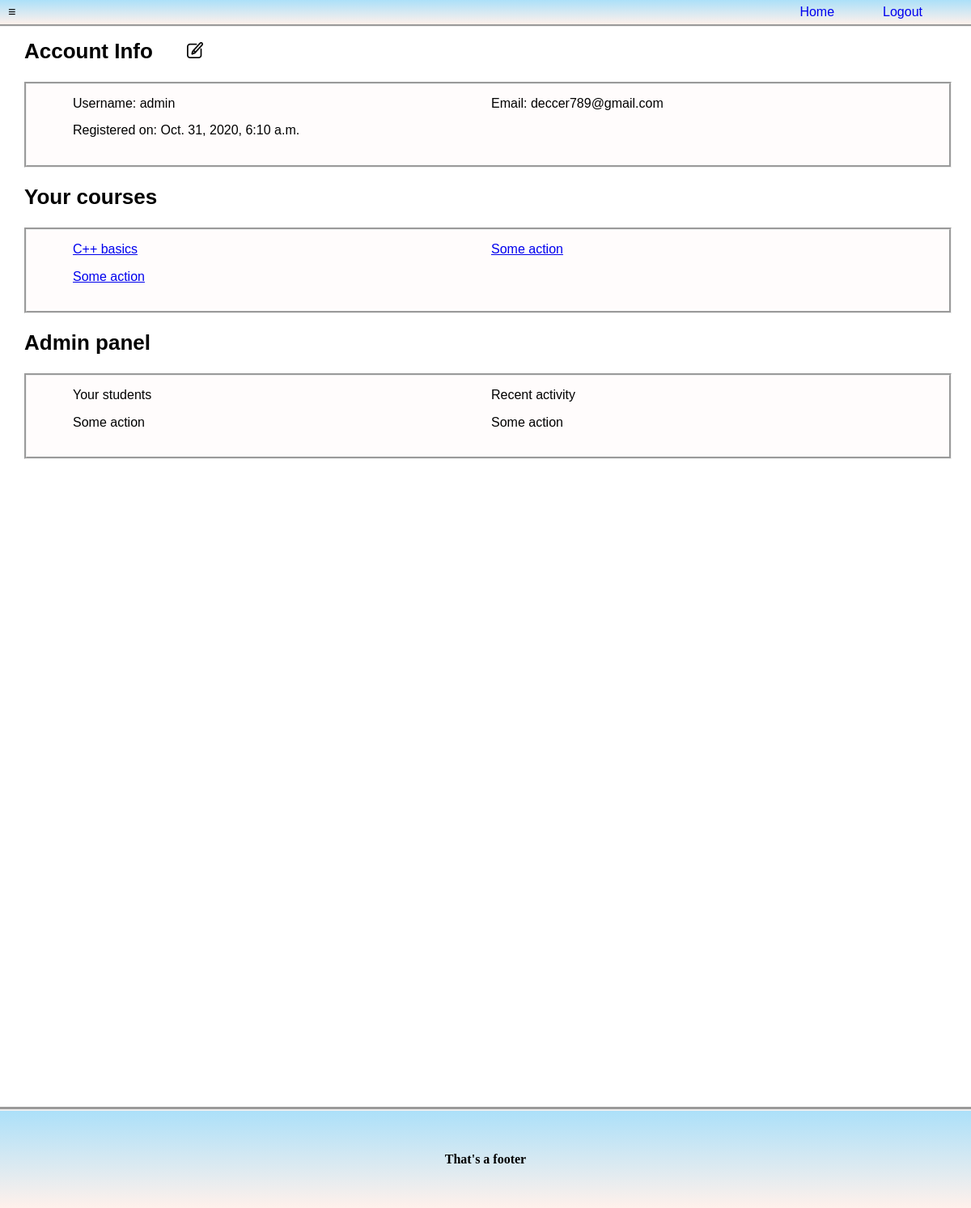
The app's page /account/ (signed in) with its own data.
### account/models.py (models this page shows, shortened)
class Account(AbstractBaseUser):
    date_joined = models.DateTimeField(verbose_name="date joined", auto_now_add=True)
    last_login = models.DateTimeField(verbose_name="last login", auto_now=True)
    is_admin = models.BooleanField(default=False)
    is_active = models.BooleanField(default=True)
    is_staff = models.BooleanField(default=False)
    is_superuser = models.BooleanField(default=False)
    is_teacher = models.BooleanField(default=False)
    email = models.EmailField(verbose_name="email", max_length=60, unique=True)
    username = models.CharField(max_length=30, unique=True)
    name = models.CharField(verbose_name="Имя", max_length=40)
    surname = models.CharField(verbose_name="Фамилия", max_length=40)
    third_name = models.CharField(verbose_name="Отчество", max_length=40)
    birthday = models.DateField(verbose_name="Дата рождения", )
    school = models.CharField(verbose_name="Образовательная организация", max_length=250)
    USERNAME_FIELD = 'username'
    REQUIRED_FIELDS = ['email', 'name', 'surname', 'third_name', 'school', 'birthday']
    object = MyAccountManager()
    class Types(models.TextChoices):
        STUDENT = "STUDENT", "Student"
        TEACHER = "TEACHER", "Teacher"
    type = models.CharField(_('Type'), max_length=50, choices=Types.choices, default=Types.STUDENT)

### account/views.py (the view)
# urls.py: path('account/', pers_acc_view, name='account'),
def pers_acc_view(request):
    return render(request, 'account/account_manager.html', {})

### account/templates/account/account_manager.html (shortened to what this page needs)
<!DOCTYPE html>
<html lang="en">
{% load static %}
<head>
    <link rel="stylesheet" href="{% static "account/stylesheets/account_styles.css" %}">
</head>
<body>
<header class="header">
    <span class="header-element sidemenu-button" onclick="openNav()">≡</span>
    <a href="{% url 'home' %}" class="header-element first-header-element">Home</a>
    <a href="{% url 'logout' %}" class="header-element">Logout</a>
</header>
<h2 class="box-margin box-attribs first-box-margin" id="infosect1">
    Account Info <input type="image"
                        class="edit-button">
</h2>
<section class="box-margin infobox">
    <div class="id-field">Username: {{ user.username }}</div>
    <div class="id-field">Email: {{ user.email }}</div>
    <div class="id-field">Registered on: {{ user.date_joined }}</div>
</section>
<h2 class="box-margin box-attribs" id="infosect2">Your courses</h2>
<section class="box-margin infobox">
    <div class="id-field"><a href="#">C++ basics</a></div>
    <div class="id-field"><a href="#">Some action</a></div>
    <div class="id-field"><a href="#">Some action</a></div>
</section>
{% if user.is_admin %}
    <h2 class="box-margin box-attribs" id="infosect3">Admin panel</h2>
    <section class="box-margin infobox">
        <div class="id-field">Your students</div>
        <div class="id-field">Recent activity</div>
        <div class="id-field">Some action</div>
        <div class="id-field">Some action</div>
    </section>
{% endif %}
<footer class="footer">
    <h4 class="footer-info">That's a footer</h4>
</footer>
</body>
</html>

### account/static/account/stylesheets/account_styles.css (style rules this page uses)
html, body { margin: 0; box-sizing: border-box; }
html { scroll-behavior: smooth; }
.header { display: flex; position: fixed; height: 30px; width: 100%; top: 0; left: 0; transition: top 0.3s; border-bottom-style: groove; background-image: linear-gradient(to top, #fff1eb 0%, #ace0f9 100%); }
.header a { text-decoration: none; }
.header-element { margin: auto 5% auto 0; font-family: "Bahnschrift", sans-serif; font-size: 16px; }
.sidemenu-button { margin-left: 10px; cursor: pointer; }
.first-header-element { margin: auto 5% auto auto; }
.first-box-margin { margin-top: 4%; }
.box-margin { margin-left: 2.5%; }
.box-attribs { display: block; font-family: "KacstTitle", sans-serif; font-weight: bold; font-size: 26px; }
.edit-button { width: 20px; margin-left: 35px; }
.infobox { width: 95%; min-height: 100px; border-style: groove; background: rgba(255, 250, 250, .5); }
.id-field { display: inline-block; width: 40%; height: 25%; margin-top: 4px; margin-left: 5%; padding-top: 1%; font-family: "Bahnschrift", sans-serif; font-size: 16px; }
.footer { display: flex; width: 100%; height: 15vh; margin-top: 100vh; border-top-style: groove; border-top-width: 5px; background-image: linear-gradient(to top, #fff1eb 0%, #ace0f9 100%); }
.footer-info { margin: auto; }

### records on screen
Account: username "admin", email "deccer789@gmail.com", date_joined "Oct. 31, 2020, 6:10 a.m."
